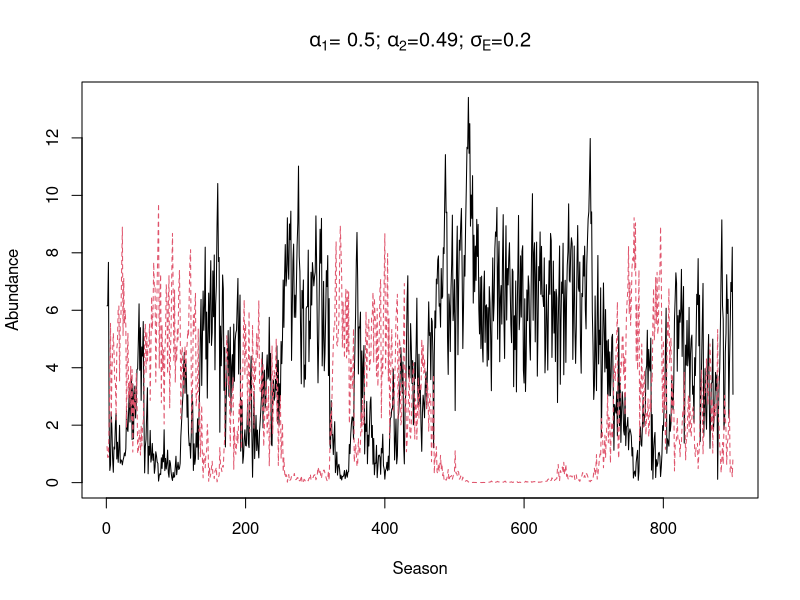

Generate this figure with R:
##  Semi-discrete storage effect model of two species 
##  coexisting on one essential resource.                

##  Authors:  Andrew Tredennick, Peter Adler, and Fred Adler
##  Email:    atredenn@gmail.com
##  Date:     4.24.2015 -- Copied over from relative_nonlinearity.R and 
##                         variable germination included for storage effect.
##            5.21.2016 -- Updated model to have most dynamics occur at the
##                         end of season, discrete time intervals


############################  MODEL DESCRIPTION  ##############################
# Species "split" themselves between a dormant, low-mortaility stage (D) and  #
# a higher mortality, high growth stage (N).                                  #
# The single resource is R.                                                   #
# There are two sources of variability: an environmental cue that drives the  #
# storage effect, and resource variability.                                   #
###############################################################################

# Clear the Workspace
rm(list=ls())


####
#### Initial Conditions, Global Variables, and Parameters ----------------------
####
seasons <- 1000                  # number of seasons to simulate
seasons_to_exclude <- 200        # initial seasons to exclude from plots
days_to_track <- 20              # number of days to simulate in odSolve
DNR <- c(D=c(1,1),N=c(1,1),R=10) # initial conditions
Rmu <- 3                         # mean resource pulse (on log scale)
Rsd_annual <- 0                  # std dev of resource pulses (on log scale)
sigE <- 2                        # environmental cue variance
rho <- -0.5                         # environmental cue correlation between species

# Within-season parameters
parms <- list(
  r = c(5,5),                    # max growth rate for each species
  a = c(5,5),                    # rate parameter for Hill function 
  b = c(20,20),                  # shape parameter for Hill function
  eps = c(0.2,0.2)               # resource-to-biomass efficiency
)

# End-of-season transition parameters
alpha1 <- 0.50                   # live-to-dormant biomass fraction; spp1
alpha2 <- 0.49                   # live-to-dormant biomass fraction; spp2
beta1 <- 0                       # adult survivorship; spp1 (0 if annual, >0 if perennial)
beta2 <- 0                       # adult survivorship; spp2 (0 if annual, >0 if perennial)
eta1 <- 0.1                      # dormant mortality; spp1
eta2 <- 0.1                      # dormant mortality; spp2
theta1 <- 0                      # resource recycling fraction; spp1
theta2 <- 0                      # resource recycling fraction; spp2
nu <- 0                          # resource carry-over fraction

####
#### Load relevant libraries ----------------------------------------
####
library('deSolve')
library('mvtnorm')



####
#### Model functions -------------------------------------------------
####
## Continuous model
updateNR <- function(t, NR, parms){
  with(as.list(c(NR, parms)), {
    dN1dt = N1*eps[1]*(uptake_R(r[1], R, a[1], b[1]))
    dN2dt = N2*eps[2]*(uptake_R(r[2], R, a[2], b[2]))
    dRdt = -1 * (dN1dt/eps[1] + dN2dt/eps[2])
    list(c(dN1dt, dN2dt, dRdt)) #output
  })
}

##  Resource uptake function (Hill function)
uptake_R <- function(r, R, a, b){
  return((r*R^a) / (b^a + R^a))
}

## Discrete model
update_DNR <- function(t,DNR,gammas,alpha1,alpha2,eta1,eta2,beta1,beta2,theta1,theta2,nu){
  with (as.list(DNR),{
    g1 <- gammas[1]
    g2 <- gammas[2]
    D1 <- alpha1*N1 + D1*(1-g1)*(1-eta1)
    D2 <- alpha2*N2 + D2*(1-g2)*(1-eta2)
    N1 <- beta1*(1-alpha1)*N1 + g1*(D1+(alpha1*N1))*(1-eta1)
    N2 <- beta2*(1-alpha2)*N2 + g2*(D2+(alpha2*N2))*(1-eta2)
    R <- theta1*(1-alpha1)*N1 + theta2*(1-alpha2)*N2 + nu*R + Rvector[t]
    return(c(D1, D2, N1, N2, R))
  })
}


####
#### Simulate model -----------------------------------------------------
####
days <- c(1:days_to_track)

# Get "germination" fractions for each year
getG <- function(sigE, rho, nTime){
  varcov <- matrix(c(sigE, rho*sigE, rho*sigE, sigE), 2, 2)
  e <- rmvnorm(n = nTime, mean = c(0,0), sigma = varcov)
  g <- exp(e) / (1+exp(e))
  return(g)
}

# Loop over seasons
nmsDNR <- names(DNR)
NR <- DNR[c("N1", "N2", "R")] 
nmsNR <- names(NR)
gVec <- getG(sigE = sigE, rho = rho, nTime = seasons)
Rvector <- rlnorm(seasons, Rmu, Rsd_annual)
saved_outs <- matrix(ncol=5, nrow=seasons)
ptm <- proc.time() # start time
for(season_now in 1:seasons){
  output <- ode(y = NR, times=days,
                func = updateNR, parms = parms)
  NR <- output[nrow(output),nmsNR]
  DNR <- c(DNR[c("D1","D2")], NR)
  saved_outs[season_now,] <- DNR
  names(DNR) <- nmsDNR
  DNR <- update_DNR(season_now, DNR, gVec[season_now,],
                    alpha1=alpha1,alpha2=alpha2,
                    eta1=eta1,eta2=eta2,
                    beta1=beta1,beta2=beta2,
                    theta1=theta1,theta2=theta2,nu=nu)
  names(DNR) <- nmsDNR
  NR <- DNR[c("N1", "N2", "R")] 
  names(NR) <- nmsNR
}
proc.time() - ptm

cols2plot <- c(3,4)
matplot(saved_outs[101:seasons,cols2plot], type="l", 
        xlab="Season", ylab="Abundance",
        main=expression(paste(alpha[1],"= 0.5; ", alpha[2],"=0.49; ", sigma[E],"=0.2")))
# lines(rowSums(saved_outs[101:seasons,cols2plot]), type="l", col="blue", lwd=2)

sd(rowSums(saved_outs[101:seasons,c(3:4)]))/mean(rowSums(saved_outs[101:seasons,c(3:4)]))
